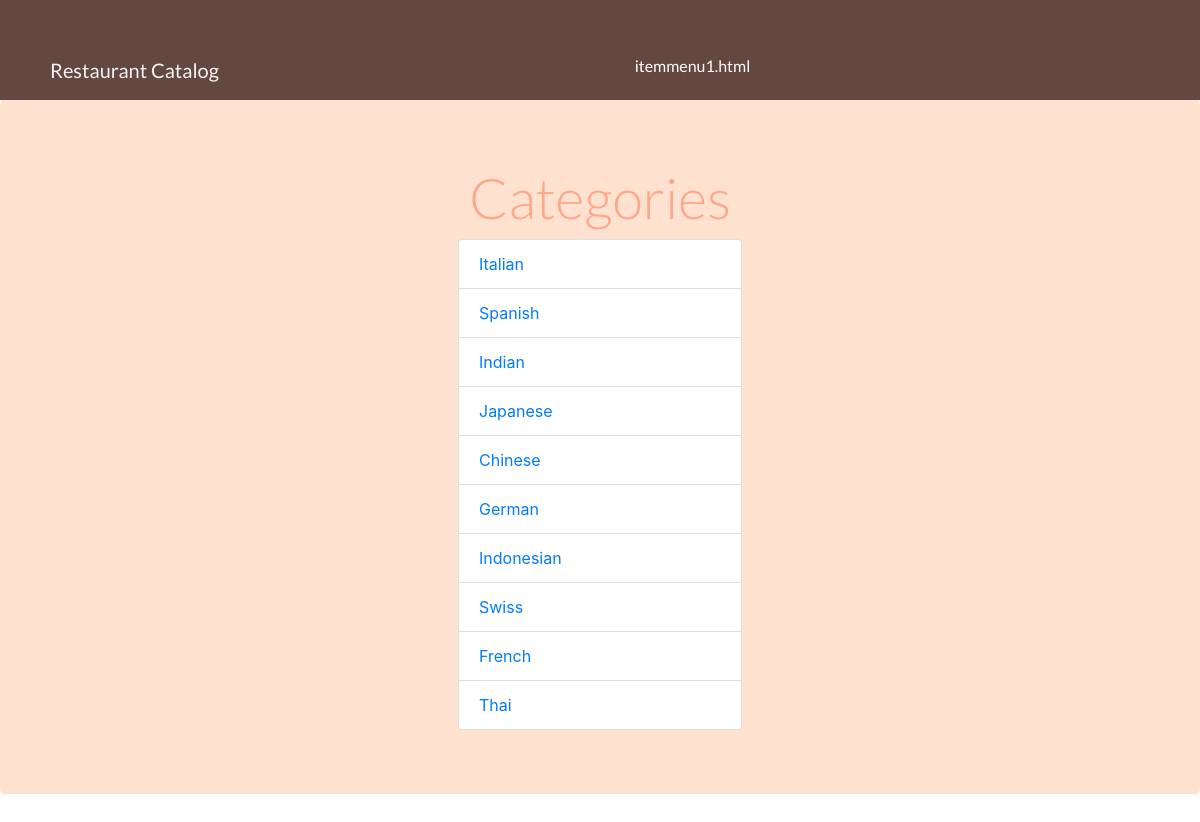
The page /category/ on the database its author committed.
### database_setupwithusers.py (models this page shows, shortened)
class Category(Base):
    __tablename__ = 'category'
    id = Column(Integer, primary_key=True)
    name = Column(String(250), nullable=False)
    user_id = Column(Integer, ForeignKey('user.id'))
    user = relationship(User)

### projectwithusers.py (the view)
@app.route('/')
@app.route('/category/')
def commoncategoryMenu():
    state = ''.join(random.choice(string.ascii_uppercase + string.digits)
                    for _ in range(32))
    login_session['state'] = state
    category = session.query(Category).all()
    items = session.query(Item).order_by(Item.id.desc()).limit(12).all()
    if 'username' not in login_session:
        return render_template(
            'itemmenu1.html', category=category, items=items, STATE=state)
    return render_template(
        'loggedinitemmenu1.html', category=category, items=items)

### templates/itemmenu1.html (shortened to what this page needs)
<!DOCTYPE html>
<html lang="en">
<head>
    <link rel="stylesheet" href="https://stackpath.bootstrapcdn.com/bootstrap/4.1.3/css/bootstrap.min.css">
    <link rel="stylesheet" type="text/css" href="{{ url_for('static', filename='css/card.css') }}">
    <link rel="stylesheet" type="text/css" href="{{ url_for('static', filename='css/header.css') }}">
</head>
<body>
  <div class="container-fluid">
    <nav class="navbar">
      <span class="navbar-brand mb-0 h1">Restaurant Catalog</span>
      <h6>itemmenu1.html</h6>
    </nav>
  <div class="row">
    <div class="jumbotron">
      <div class="categorydiv">
        <h1 class="display-4">Categories</h1>
        <ul class="list-group">
        {% for i in category %}
        <li class="list-group-item"><a href= "{{url_for('getItems',category_id=i.id)}}">{{i.name}}</a></li>
        {% endfor %}
      </ul>
      </div>
    </div>
  </div>
  </div>
</body>
</html>

### static/css/card.css (style rules this page uses)
h1 { color: #FFA686; text-align: center; font-family: 'Lato', sans-serif; }
.jumbotron { margin-top: 0; background-color: #FEE2CF; width: 100%; }
.list-group { width: 25%; margin: auto; }
h6 { color: white; }

### static/css/header.css (style rules this page uses)
* { margin: 0; padding: 0; }
.navbar, .container-fluid, .row, body #result { width: 100%; margin: 0; padding: 0; margin-right: 0; }
.navbar { height: 90px; background-color: #634740; color: #F2F4F3; padding: 50px; font-family: 'Lato', sans-serif; font-size: 50px; }

### rows shown on the page
Category: name "Italian"
Category: name "Spanish"
Category: name "Indian"
Category: name "Japanese"
Category: name "Chinese"
Category: name "German"
Category: name "Indonesian"
Category: name "Swiss"
Category: name "French"
Category: name "Thai"
